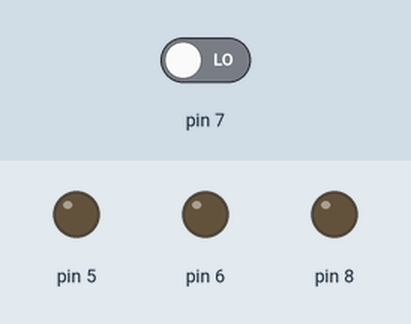
Bench run of a sketch on a simulated Arduino Uno, built with avr-gcc and run on an emulated ATmega328P. Shown: output pins drawn as LEDs (lit = HIGH). The test bench sets the inputs (shaded band); at power-on: pin 7 LOW.

Above: at 1.2 s.
1.3 s: pin 7 driven HIGH
At 2.1 s:
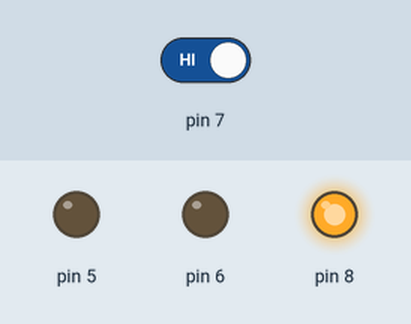
At 3.6 s:
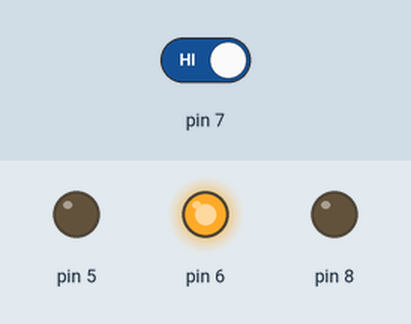
7.3 s: pin 7 driven LOW
At 8.2 s:
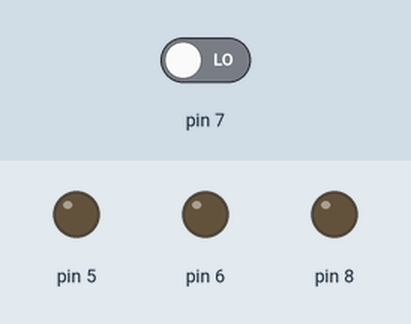
Timing chart, 0 to 10.3 s (numbered marks = the images above; inputs shaded):
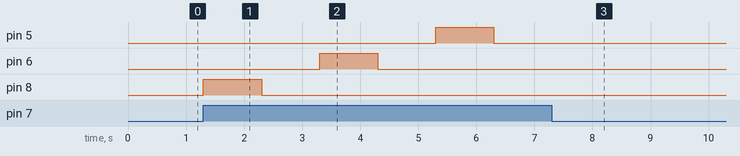

Measured:
- after the input at 1.3 s, pin 5: LOW → HIGH after 4.0 s, → LOW 1.0 s later; pin 6: LOW → HIGH after 2.0 s, → LOW 1.0 s later; pin 8: LOW → HIGH at once, → LOW 1.0 s later
- after the input at 7.3 s, pin 5: stays LOW (without the input it goes to HIGH after 4.0 s); pin 6: stays LOW (without the input it goes to HIGH after 2.0 s); pin 8: stops changing and stays LOW

The sketch:

Three_LED_Blink.ino
```cpp
void setup() {
  //set LED pins
  pinMode(8, OUTPUT);
  pinMode(6, OUTPUT);
  pinMode(5, OUTPUT);

  //set button pin
  pinMode(7, INPUT);

}

void loop() {
  int buttonState = digitalRead(7);
  digitalWrite(8, LOW);
  digitalWrite(5, LOW);
  digitalWrite(6, LOW);

  if(buttonState == HIGH)
  {
    digitalWrite(8, HIGH);
    delay(1000);
    digitalWrite(8, LOW);
    delay(1000);

    digitalWrite(6, HIGH);
    delay(1000);
    digitalWrite(6, LOW);
    delay(1000);

    digitalWrite(5, HIGH);
    delay(1000);
    digitalWrite(5, LOW);
    delay(1000);
  }

}
```
